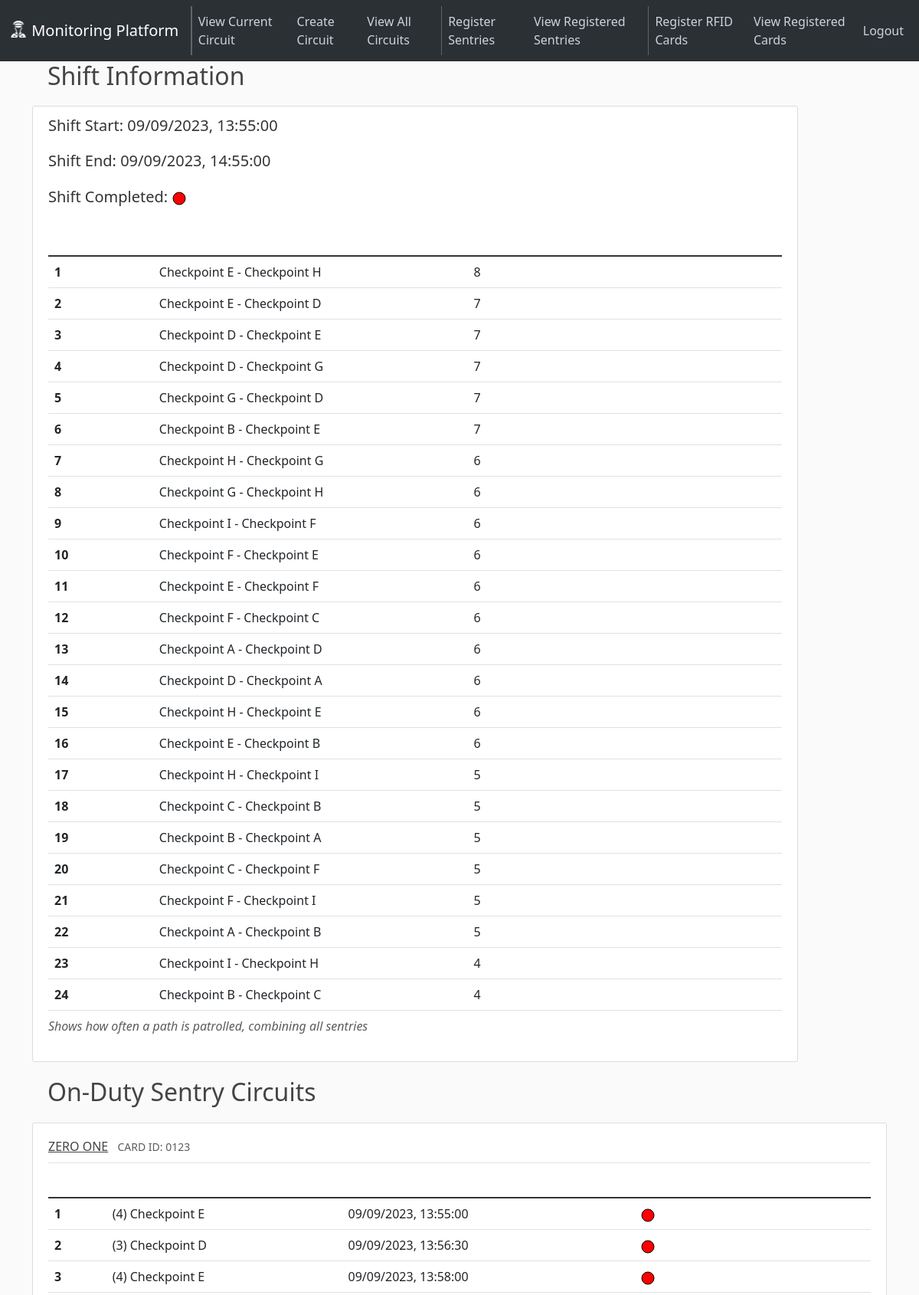
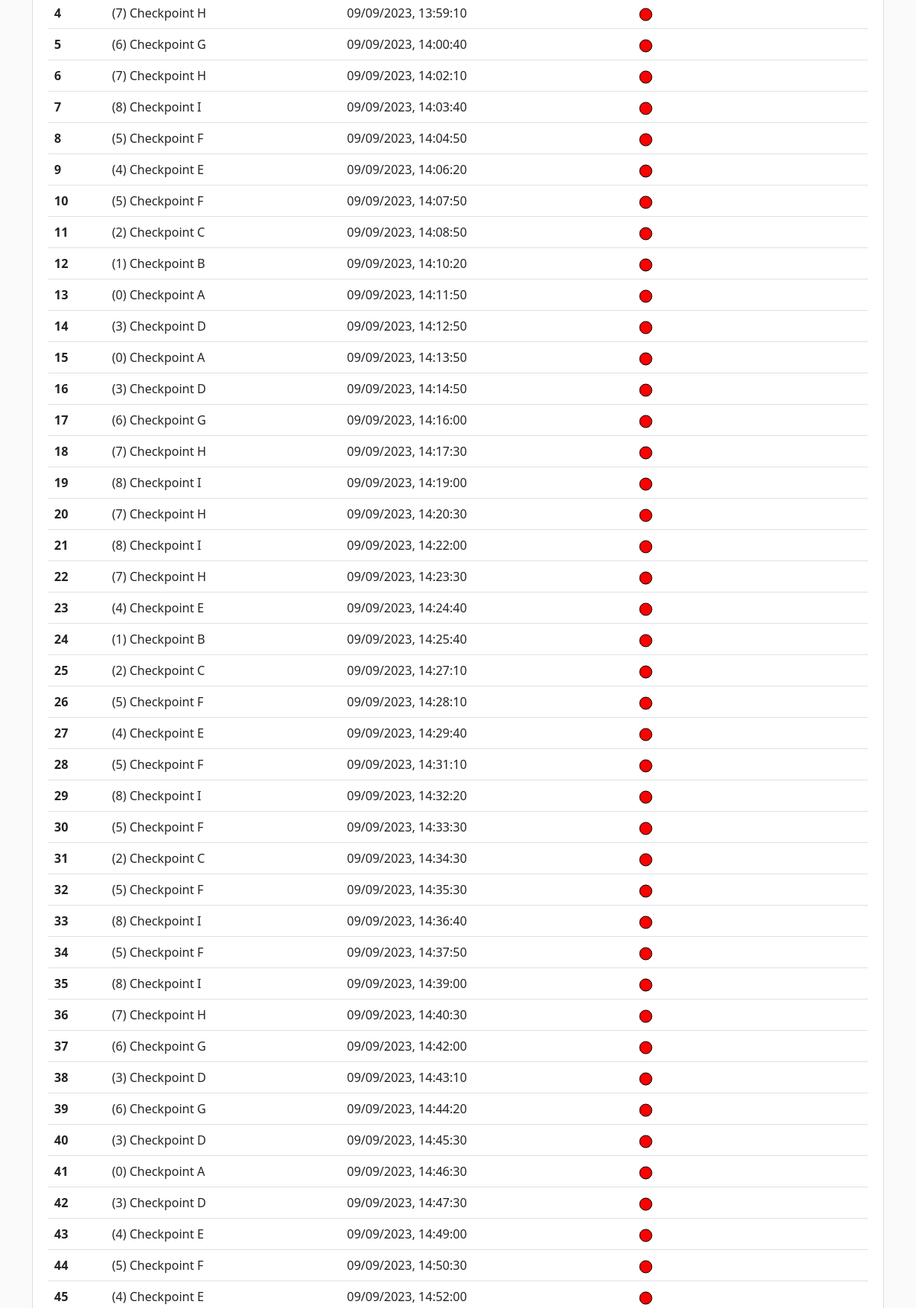
Page /circuit/logs/1 (signed in, upper part) on the committed database (2 pictures, top to bottom).
### app/models.py (models this page shows, shortened)
class Shift(db.Model):
    __tablename__ = "shifts"
    id = Column(Integer, primary_key=True, autoincrement=True)
    shift_start = Column(Integer, nullable=False, unique=True)
    shift_end = Column(Integer, nullable=False)
    _sentries_on_duty = Column(Text, nullable=False)
    _circuit = Column(Text, nullable=False)
    _path_freqs = Column(Text, nullable=False)
    _alarms = Column(Text, nullable=False, default="[]")
    completed = Column(Boolean, nullable=False, default=False)
    @property
    def sentries(self):
        return literal_eval(self._sentries_on_duty)
    @property
    def circuit(self):
        return literal_eval(self._circuit)
    @property
    def path_freqs(self):
        return literal_eval(self._path_freqs)
    @property
    def alarms(self):
        return literal_eval(self._alarms)

class Checkpoint(db.Model):
    __tablename__ = "checkpoints"
    id = Column(Integer, primary_key=True, autoincrement=True)
    name = Column(String(50), unique=True, nullable=False)
    patrol_paths_in = relationship(
        "PatrolPath",
        foreign_keys="PatrolPath.chkpt_src",
        backref="src_checkpoint",
        cascade="all, delete",
    )
    patrol_paths_out = relationship(
        "PatrolPath",
        foreign_keys="PatrolPath.chkpt_dest",
        backref="dest_checkpoint",
        cascade="all, delete",
    )

### app/routes.py (the view)
@app.route("/circuit/logs/<int:shift_id>")
@login_required  # ensures that supervisor is logged in to access
def view_one_circuit(shift_id):
    shift = Shift.query.get_or_404(shift_id)
    path_freqs = [
        ((CHK_CONNECTED[path[0][0]]["name"], CHK_CONNECTED[path[0][1]]["name"]), path[1])
        for path in shift.path_freqs
    ]
    sentry_routes = [
        [CHK_CONNECTED[route["checkpoint"]]["name"] for route in sentry["route"]]
        for sentry in shift.circuit
    ]
    return render_template(
        "view-circuit.html",
        shift_id=shift.id,
        sentries=shift.circuit,
        title="Previous Route",
        index=0,
        paths=path_freqs,
        sentry_routes=sentry_routes,
        start=shift.shift_start,
        end=shift.shift_end,
        completed=shift.completed,
    )

### app/models.py (called while the page is built)
@login_manager.user_loader
def load_supervisor(supervisor_id):
    return Supervisor.query.get(int(supervisor_id))

### app/routes.py (called while the page is built)
@app.template_filter("readable")
def derive_date_time(epoch: int):
    return datetime.fromtimestamp(epoch).strftime("%d/%m/%Y, %H:%M:%S")

### app/templates/view-circuit.html (shortened to what this page needs)
{% extends 'layout.html' %} {% block content %}
<h2>Shift Information</h2>
<article class="media content-section" style="max-width: 1000px">
  <div class="media-body">
    <p class="lead">Shift Start: {{ start|readable }}</p>
    <p class="lead">Shift End: {{ end|readable }}</p>
    <p class="lead">
      Shift Completed:
      <svg height="20" width="20" class="my-2">
        {% if completed %} {% include 'green-circle.html' %} {% else %} {%
        include 'red-circle.html' %} {% endif %}
      </svg>
    </p>
    <table class="table">
      <caption>
        <i>Shows how often a path is patrolled, combining all sentries</i>
      </caption>
      <thead class="bg-steel">
        <tr>
          <th scope="col" style="color: white; width: 100px">#</th>
          <th scope="col" style="color: white; width: 300px">Path</th>
          <th scope="col" style="color: white; width: 300px">
          </th>
        </tr>
      </thead>
      <tbody class="table-group-divider">
        {% for path in paths %}
        <tr>
          <th scope="row">{{ loop.index }}</th>
          <td>{{ path[0][0] }} - {{ path[0][1] }}</td>
          <td>{{ path[1] }}</td>
        </tr>
        {% endfor %}
      </tbody>
    </table>
  </div>
</article>
<h2>On-Duty Sentry Circuits</h2>
{% for sentry in sentries %}
{% set outer_loop = loop %}
<article class="media content-section">
  <div class="media-body">
    <div class="article-metadata">
      <p class="my-2 article-title">
        <u>{{ sentry.name.upper() }}</u>
        <small class="text-muted px-2"
          >CARD ID: {{ sentry.card.upper() }}</small
        >
      </p>
    </div>
    <table class="table">
      <thead class="bg-steel">
        <tr>
          <th scope="col" style="color: white">#</th>
          <th scope="col" style="color: white">Checkpoint</th>
          <th scope="col" style="color: white">Check-in Time</th>
          <th scope="col" style="color: white">Check-in Status</th>
        </tr>
      </thead>
      <tbody class="table-group-divider">
        {% for route in sentry.route %}
        <tr>
          <th scope="row">{{ loop.index }}</th>
          <td>({{ route.checkpoint }}) {{ sentry_routes[outer_loop.index0][loop.index0] }}</td>
          <td>{{ route.time|readable }}</td>
          <td>
            <svg height="20" width="20">
              {% if route.checked %} {% include 'green-circle.html' %} {% else
              %} {% include 'red-circle.html' %} {% endif %}
            </svg>
          </td>
        </tr>
        {% endfor %}
      </tbody>
    </table>
  </div>
</article>
{% endfor %}
{% endblock content %}

### app/static/main.css (style rules this page uses)
body { background: #fafafa; color: #333333; margin-top: 5rem; }
h1, h2, h3, h4, h5, h6 { color: #444444; margin: 20px; }
.bg-steel { background-color: #5f788a; }
.content-section { background: #ffffff; padding: 10px 20px; border: 1px solid #dddddd; border-radius: 3px; margin-bottom: 20px; }
.article-title { color: #444444; }
.article-metadata { padding-bottom: 1px; margin-bottom: 4px; border-bottom: 1px solid #e3e3e3 }

### rows in the picture
Shift: shift_start "09/09/2023, 13:55:00", shift_end "09/09/2023, 14:55:00"
Checkpoint: name "Checkpoint E" "Checkpoint E" "Checkpoint E" "Checkpoint E", name "Checkpoint E" "Checkpoint E" "Checkpoint E" "Checkpoint E", name "Checkpoint E" "Checkpoint E" "Checkpoint E" "Checkpoint E" "Checkpoint E" "Checkpoint E" "Checkpoint E"
Checkpoint: name "Checkpoint H" "Checkpoint H" "Checkpoint H", name "Checkpoint H" "Checkpoint H" "Checkpoint H", name "Checkpoint H" "Checkpoint H" "Checkpoint H" "Checkpoint H" "Checkpoint H" "Checkpoint H"
Checkpoint: name "Checkpoint D" "Checkpoint D" "Checkpoint D", name "Checkpoint D" "Checkpoint D" "Checkpoint D", name "Checkpoint D" "Checkpoint D" "Checkpoint D" "Checkpoint D" "Checkpoint D" "Checkpoint D"
Checkpoint: name "Checkpoint G" "Checkpoint G", name "Checkpoint G" "Checkpoint G", name "Checkpoint G" "Checkpoint G" "Checkpoint G" "Checkpoint G"
Checkpoint: name "Checkpoint B" "Checkpoint B" "Checkpoint B", name "Checkpoint B" "Checkpoint B" "Checkpoint B", name "Checkpoint B" "Checkpoint B"
Checkpoint: name "Checkpoint I" "Checkpoint I", name "Checkpoint I" "Checkpoint I", name "Checkpoint I" "Checkpoint I" "Checkpoint I" "Checkpoint I" "Checkpoint I" "Checkpoint I"
Checkpoint: name "Checkpoint F" "Checkpoint F" "Checkpoint F", name "Checkpoint F" "Checkpoint F" "Checkpoint F", name "Checkpoint F" "Checkpoint F" "Checkpoint F" "Checkpoint F" "Checkpoint F" "Checkpoint F" "Checkpoint F" "Checkpoint F"
Checkpoint: name "Checkpoint C" "Checkpoint C", name "Checkpoint C" "Checkpoint C", name "Checkpoint C" "Checkpoint C" "Checkpoint C"
Checkpoint: name "Checkpoint A" "Checkpoint A", name "Checkpoint A" "Checkpoint A", name "Checkpoint A" "Checkpoint A" "Checkpoint A"

### other values in the picture
{{ path[1] }} "8" "7" "7" "7" "7" "7" "6" "6" "6" "6" "6" "6" "6" "6" "6" "6" "5" "5" "5" "5" "5" "5" "4" "4"
{{ sentry.name.upper() }} "ZERO ONE"
{{ sentry.card.upper() }} "0123"
{{ route.checkpoint }} "4" "3" "4" "7" "6" "7" "8" "5" "4" "5" "2" "1" "0" "3" "0" "3" "6" "7" "8" "7" "8" "7" "4" "1" "2" "5" "4" "5" "8" "5" "2" "5" "8" "5" "8" "7" "6" "3" "6" "3" "0" "3" "4" "5" "4"
{{ route.time|readable }} "09/09/2023, 13:55:00" "09/09/2023, 13:56:30" "09/09/2023, 13:58:00" "09/09/2023, 13:59:10" "09/09/2023, 14:00:40" "09/09/2023, 14:02:10" "09/09/2023, 14:03:40" "09/09/2023, 14:04:50" "09/09/2023, 14:06:20" "09/09/2023, 14:07:50" "09/09/2023, 14:08:50" "09/09/2023, 14:10:20" "09/09/2023, 14:11:50" "09/09/2023, 14:12:50" "09/09/2023, 14:13:50" "09/09/2023, 14:14:50" "09/09/2023, 14:16:00" "09/09/2023, 14:17:30" "09/09/2023, 14:19:00" "09/09/2023, 14:20:30" "09/09/2023, 14:22:00" "09/09/2023, 14:23:30" "09/09/2023, 14:24:40" "09/09/2023, 14:25:40" "09/09/2023, 14:27:10" "09/09/2023, 14:28:10" "09/09/2023, 14:29:40" "09/09/2023, 14:31:10" "09/09/2023, 14:32:20" "09/09/2023, 14:33:30" "09/09/2023, 14:34:30" "09/09/2023, 14:35:30" "09/09/2023, 14:36:40" "09/09/2023, 14:37:50" "09/09/2023, 14:39:00" "09/09/2023, 14:40:30" "09/09/2023, 14:42:00" "09/09/2023, 14:43:10" "09/09/2023, 14:44:20" "09/09/2023, 14:45:30" "09/09/2023, 14:46:30" "09/09/2023, 14:47:30" "09/09/2023, 14:49:00" "09/09/2023, 14:50:30" "09/09/2023, 14:52:00"
